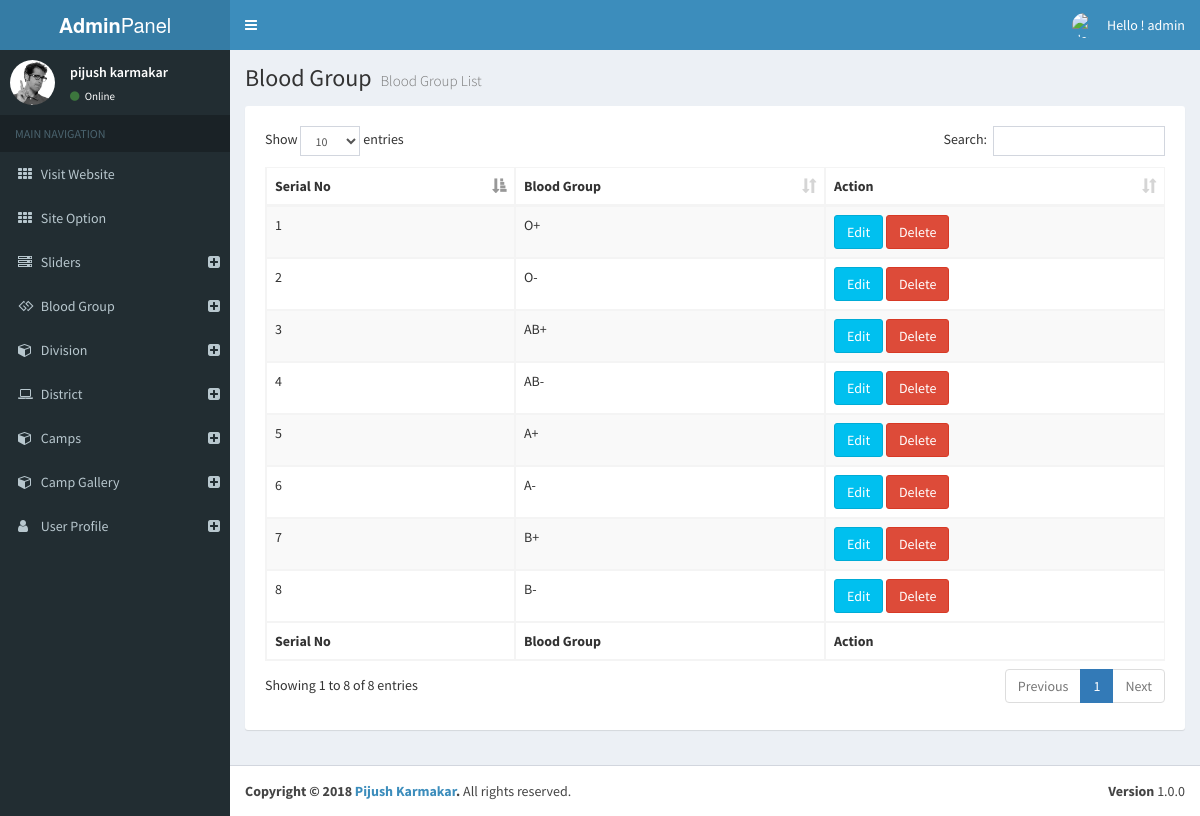
Screenshot of /admin/bglist.php (signed in) with the database file from the repository.
### tables this page shows
CREATE TABLE `bloodgroup` (
  `bg_id` int(11) NOT NULL,
  `bg_name` varchar(50) NOT NULL
);

### lib/Database.php (called while the page is built, shortened)
<?php
Class Database{
	public $host   = DB_HOST;
	public $user   = DB_USER;
	public $pass   = DB_PASS;
	public $dbname = DB_NAME;
	public $link;
	private function connectDB(){
	$this->link = new mysqli($this->host, $this->user, $this->pass, $this->dbname);
 }
	public function select($query){
		$result = $this->link->query($query) or die($this->link->error.__LINE__);
		if($result->num_rows > 0){
			return $result;
		} else {
			return false;
		}
	}
}

### classes/BloodProcess.php (called while the page is built, shortened)
<?php
$filepath = realpath(dirname( __FILE__ ) );
 include_once ($filepath.'/../lib/Database.php');
 ?>
<?php
class BloodProcess{
    private $db;
	public function __construct() {
        $this->db = new Database();
	}
public function getBloodGroup(){
	$query = "SELECT * FROM bloodgroup ";
    $result = $this->db->select($query);
    return $result;
}
}
?>

### admin/bglist.php (the view, shortened to what this page needs)
<?php include 'inc/header.php';?>
<?php include 'inc/sidebar.php';?>
<?php include '../classes/BloodProcess.php';?>
<?php
   $bp = new BloodProcess();
?>
<div class="content-wrapper">
    <section class="content-header">
        <h1>
            Blood Group
            <small>Blood Group List</small>
        </h1>
    </section>
    <section class="content">
        <div class="row">
            <div class="col-xs-12">
                <div class="box">
                    <div class="box-body">
                        <table id="example1" class="table table-bordered table-striped">
                            <thead>
                                <tr>
                                    <th>Serial No</th>
                                    <th>Blood Group</th>
                                    <th>Action</th>
                                </tr>
                            </thead>
                            <tbody>
             <?php
                 $getbg = $bp->getBloodGroup();
                 if( $getbg ){
                    $i = 0;
                    while( $result = $getbg->fetch_assoc() ){
                           $i++;
            ?>
                                <tr>
                                    <td><?php echo $i; ?></td>
                                    <td> <?php echo $result['bg_name']; ?></td>
                                    <td><a href="bgedit.php?bg_id=<?php echo $result['bg_id']; ?>" class="btn btn-info">Edit</a>  <a onclick=" return confirm('Are You Sure To Delete'); " href="?delbg=<?php echo $result['bg_id']; ?>" class="btn btn-danger">Delete</a></td>
                                </tr>
            <?php }  }  ?>
                            </tbody>
                            <tfoot>
                                <tr>
                                    <th>Serial No</th>
                                    <th>Blood Group</th>
                                    <th>Action</th>
                                </tr>
                            </tfoot>
                        </table>
                    </div>
                </div>
            </div>
        </div>
    </section>
</div>
<?php include 'inc/footer.php';?>

### rows the page displays
bloodgroup: bg_name "O+"
bloodgroup: bg_name "O-"
bloodgroup: bg_name "AB+"
bloodgroup: bg_name "AB-"
bloodgroup: bg_name "A+"
bloodgroup: bg_name "A-"
bloodgroup: bg_name "B+"
bloodgroup: bg_name "B-"

### other values shown
Session::get('adminUser') "admin"
Session::get('adminName') "pijush karmakar"
